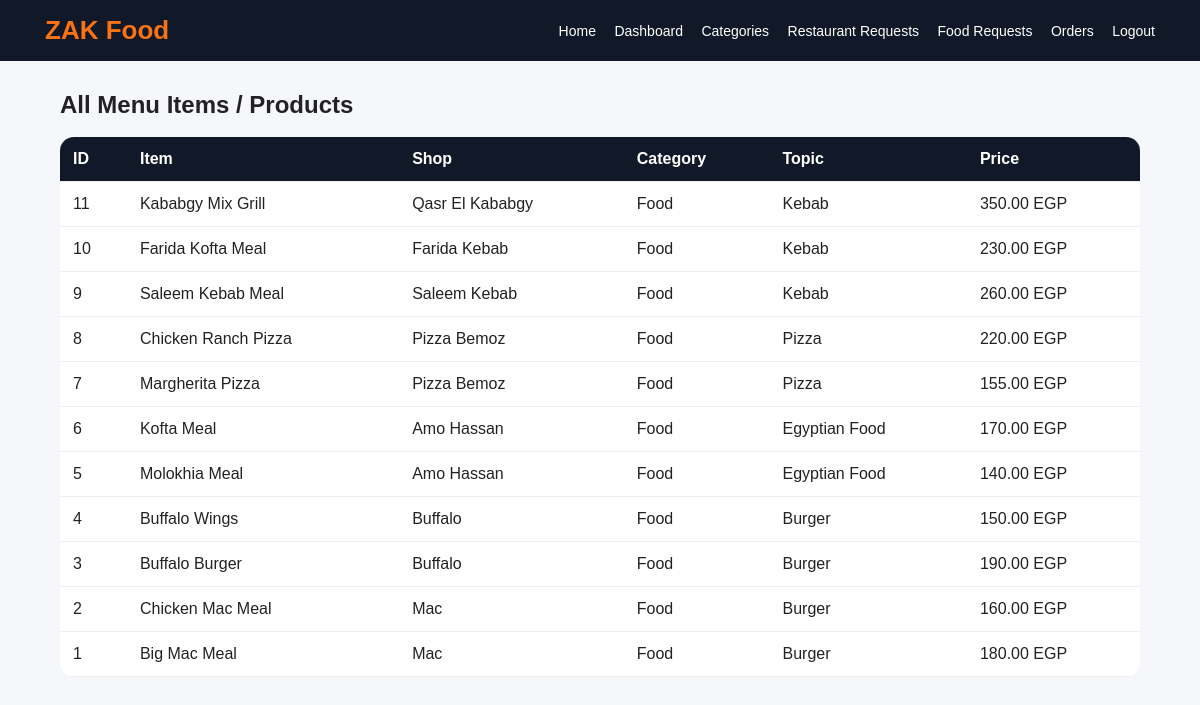
/admin/products.php (signed in), run on the app's committed database.
### tables this page shows
CREATE TABLE products (
    id INT AUTO_INCREMENT PRIMARY KEY,
    vendor_id INT NOT NULL,
    shop_id INT NOT NULL,
    category_id INT NOT NULL,
    subcategory_id INT NOT NULL,
    name VARCHAR(150) NOT NULL,
    description TEXT,
    price DECIMAL(10,2) NOT NULL,
    quantity INT DEFAULT 0,
    image VARCHAR(255),
    status ENUM('pending', 'approved', 'rejected') DEFAULT 'pending',
    created_at TIMESTAMP DEFAULT CURRENT_TIMESTAMP,
    FOREIGN KEY (vendor_id) REFERENCES users(id) ON DELETE CASCADE,
    FOREIGN KEY (shop_id) REFERENCES shops(id) ON DELETE CASCADE,
    FOREIGN KEY (category_id) REFERENCES categories(id) ON DELETE CASCADE,
    FOREIGN KEY (subcategory_id) REFERENCES subcategories(id) ON DELETE CASCADE
);

CREATE TABLE shops (
    id INT AUTO_INCREMENT PRIMARY KEY,
    vendor_id INT NOT NULL,
    category_id INT NOT NULL,
    name VARCHAR(150) NOT NULL,
    address TEXT NOT NULL,
    phone VARCHAR(30),
    description TEXT,
    status ENUM('pending', 'approved', 'rejected') DEFAULT 'pending',
    created_at TIMESTAMP DEFAULT CURRENT_TIMESTAMP,
    FOREIGN KEY (vendor_id) REFERENCES users(id) ON DELETE CASCADE,
    FOREIGN KEY (category_id) REFERENCES categories(id) ON DELETE CASCADE
);

CREATE TABLE categories (
    id INT AUTO_INCREMENT PRIMARY KEY,
    name VARCHAR(100) NOT NULL
);

CREATE TABLE subcategories (
    id INT AUTO_INCREMENT PRIMARY KEY,
    category_id INT NOT NULL,
    name VARCHAR(100) NOT NULL,
    FOREIGN KEY (category_id) REFERENCES categories(id) ON DELETE CASCADE
);

### admin/products.php (the view, shortened to what this page needs)
<?php
require_once '../includes/auth.php';
$products = mysqli_query($conn, "SELECT products.*, shops.name AS shop_name, categories.name AS category_name, subcategories.name AS subcategory_name
                                FROM products
                                JOIN shops ON products.shop_id = shops.id
                                JOIN categories ON products.category_id = categories.id
                                JOIN subcategories ON products.subcategory_id = subcategories.id
                                ORDER BY products.id DESC");
include '../includes/header.php';
?>
<div class="container">
    <h2>All Menu Items / Products</h2>
    <br>
    <table>
        <tr>
            <th>ID</th>
            <th>Item</th>
            <th>Shop</th>
            <th>Category</th>
            <th>Topic</th>
            <th>Price</th>
        </tr>
        <?php while ($product = mysqli_fetch_assoc($products)): ?>
            <tr>
                <td><?php echo $product['id']; ?></td>
                <td><?php echo htmlspecialchars($product['name']); ?></td>
                <td><?php echo htmlspecialchars($product['shop_name']); ?></td>
                <td><?php echo htmlspecialchars($product['category_name']); ?></td>
                <td><?php echo htmlspecialchars($product['subcategory_name']); ?></td>
                <td><?php echo $product['price']; ?> EGP</td>
            </tr>
        <?php endwhile; ?>
    </table>
</div>
<?php include '../includes/footer.php'; ?>

### assets/css/style.css (style rules this page uses)
* { margin: 0; padding: 0; box-sizing: border-box; font-family: Arial, sans-serif; }
body { background: #f6f7fb; color: #222; }
.container { width: 90%; margin: 30px auto; }
table { width: 100%; background: white; border-collapse: collapse; border-radius: 14px; overflow: hidden; }
th, td { padding: 13px; border-bottom: 1px solid #eee; text-align: left; vertical-align: top; }
th { background: #111827; color: white; }

### data on the page
products: id "11", name "Kababgy Mix Grill", shop.name "Qasr El Kababgy", category.name "Food", subcategory.name "Kebab", price "350.00"
products: id "10", name "Farida Kofta Meal", shop.name "Farida Kebab", category.name "Food", subcategory.name "Kebab", price "230.00"
products: id "9", name "Saleem Kebab Meal", shop.name "Saleem Kebab", category.name "Food", subcategory.name "Kebab", price "260.00"
products: id "8", name "Chicken Ranch Pizza", shop.name "Pizza Bemoz", category.name "Food", subcategory.name "Pizza", price "220.00"
products: id "7", name "Margherita Pizza", shop.name "Pizza Bemoz", category.name "Food", subcategory.name "Pizza", price "155.00"
products: id "6", name "Kofta Meal", shop.name "Amo Hassan", category.name "Food", subcategory.name "Egyptian Food", price "170.00"
products: id "5", name "Molokhia Meal", shop.name "Amo Hassan", category.name "Food", subcategory.name "Egyptian Food", price "140.00"
products: id "4", name "Buffalo Wings", shop.name "Buffalo", category.name "Food", subcategory.name "Burger", price "150.00"
products: id "3", name "Buffalo Burger", shop.name "Buffalo", category.name "Food", subcategory.name "Burger", price "190.00"
products: id "2", name "Chicken Mac Meal", shop.name "Mac", category.name "Food", subcategory.name "Burger", price "160.00"
products: id "1", name "Big Mac Meal", shop.name "Mac", category.name "Food", subcategory.name "Burger", price "180.00"
